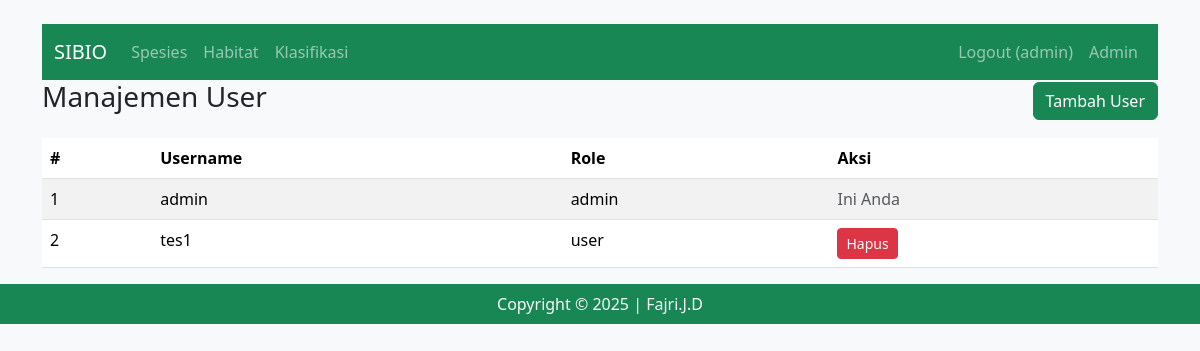
The app's page /sibio/admin/users.php (signed in) with its own data.
### tables this page shows
CREATE TABLE `users` (
  `id` int(11) NOT NULL,
  `username` varchar(50) NOT NULL,
  `password` varchar(255) NOT NULL,
  `role` enum('admin','user') NOT NULL DEFAULT 'user'
);

### sibio/includes/functions.php (called while the page is built, shortened)
<?php
function esc($str) {
    return htmlspecialchars($str, ENT_QUOTES, 'UTF-8');
}

### sibio/admin/users.php (the view, shortened to what this page needs)
<?php
require_once __DIR__ . '/../config/db.php';
require_once __DIR__ . '/../includes/functions.php';
$action = $_GET['action'] ?? 'list';
$list = $mysqli->query("SELECT id,username,role FROM users ORDER BY username");
include __DIR__ . '/../includes/header.php';
?>
<div class="container mt-4">
  <?php include __DIR__ . '/../includes/navbar.php'; ?>
  <div class="d-flex justify-content-between align-items-center">
    <h3>Manajemen User</h3>
    <a href="?action=create" class="btn btn-success">Tambah User</a>
  </div>
  <?php if ($action === 'create'): ?>
    <form method="post" class="card p-3 mt-3">
      <div class="mb-3"><label>Username</label><input name="username" class="form-control" required></div>
      <div class="mb-3"><label>Password</label><input name="password" type="password" class="form-control" required></div>
      <div class="mb-3"><label>Role</label>
        <select name="role" class="form-select">
          <option value="user">User</option>
          <option value="admin">Admin</option>
        </select>
      </div>
      <button class="btn btn-primary">Simpan</button>
    </form>
  <?php else: ?>
    <table class="table table-striped mt-3">
      <thead><tr><th>#</th><th>Username</th><th>Role</th><th>Aksi</th></tr></thead>
      <tbody>
        <?php $i=1; while ($r = $list->fetch_assoc()): ?>
          <tr>
            <td><?= $i++ ?></td>
            <td><?=esc($r['username'])?></td>
            <td><?=esc($r['role'])?></td>
            <td>
              <?php if ($r['username'] !== $_SESSION['username']): ?>
                <a href="?action=delete&id=<?=esc($r['id'])?>" onclick="return confirm('Hapus user?')" class="btn btn-sm btn-danger">Hapus</a>
              <?php else: ?>
                <span class="text-muted">Ini Anda</span>
              <?php endif; ?>
            </td>
          </tr>
        <?php endwhile; ?>
      </tbody>
    </table>
  <?php endif; ?>
</div>
<?php include __DIR__ . '/../includes/footer.php'; ?>

### records on screen
users: username "admin", role "admin", shows "Ini Anda"
users: username "tes1", role "user"

### other values on screen
$_SESSION['username'] "admin"
